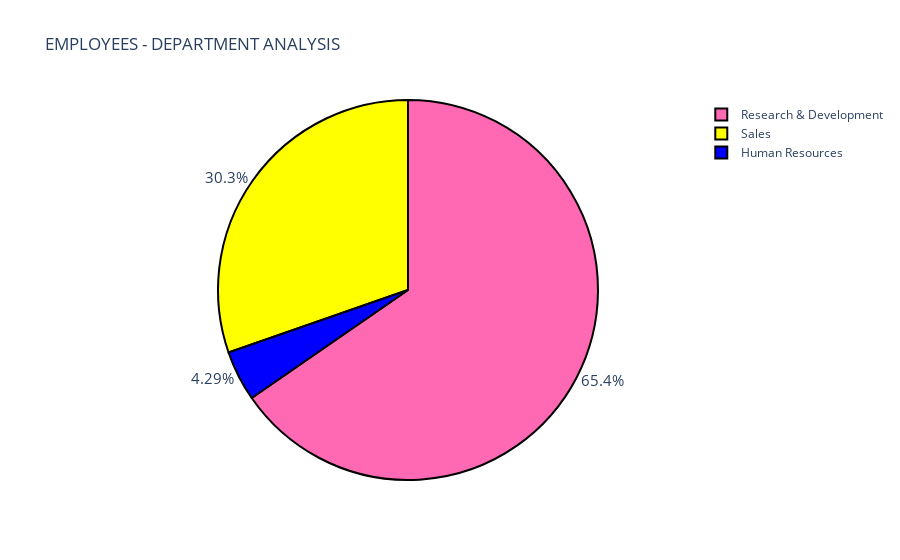

The code cell stored with this chart in its notebook:
### Code cell
fig = go.Figure(go.Pie(values = counts , labels = label))
color = ["hotpink","yellow","blue"]
fig.update_layout(title_text = "EMPLOYEES - DEPARTMENT ANALYSIS")
fig.update_traces(hoverinfo = "label + value" , textinfo = "percent" ,textposition="outside", textfont_size = 15 , marker = dict(colors = color , line = dict(color = "black",width = 2)))
fig.show()

### Figure 1 — Plotly figure (JSON) as saved in the notebook; plotly's stock layout.template omitted (floating-point values rounded to 4 significant figures)
{"data": [{"hoverinfo": "label+value", "labels": ["Research & Development", "Sales", "Human Resources"], "marker": {"colors": ["hotpink", "yellow", "blue"], "line": {"color": "black", "width": 2}}, "textfont": {"size": 15}, "textinfo": "percent", "textposition": "outside", "type": "pie", "values": [961, 446, 63]}], "layout": {"autosize": true, "title": {"text": "EMPLOYEES - DEPARTMENT ANALYSIS"}}}
